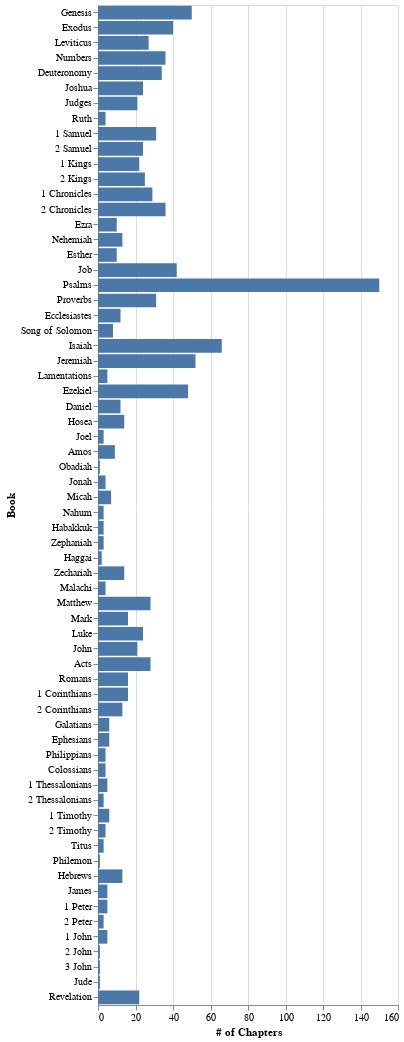

Here is the notebook cell this chart was saved with:
### Code cell
display(Markdown(f"### Chapters / Book"))

chart_chapter_count = (
    alt.Chart(chapter_count_per_book)
    .mark_bar()
    .encode(
        x=alt.X("# of Chapters:Q", title="# of Chapters"),
        y=alt.Y("Book:N", sort=books, title="Book"),
        tooltip=["Book", "# of Chapters"],
    )
    .properties(
                # title="# of Chapters per Book",
                width='container',
                height=1000)
    .interactive()
)
display(chart_chapter_count)

### Figure 1 — Vega-Lite specification as saved in the notebook (floating-point values rounded to 4 significant figures)
{"config": {"view": {"continuousWidth": 300, "continuousHeight": 300}}, "data": {"name": "data-ec59bb1e0afb5be272239902a4fa4b60"}, "mark": {"type": "bar"}, "encoding": {"tooltip": [{"field": "Book", "type": "nominal"}, {"field": "# of Chapters", "type": "quantitative"}], "x": {"field": "# of Chapters", "title": "# of Chapters", "type": "quantitative"}, "y": {"field": "Book", "sort": ["Genesis", "Exodus", "Leviticus", "Numbers", "Deuteronomy", "Joshua", "Judges", "Ruth", "1 Samuel", "2 Samuel", "1 Kings", "2 Kings", "1 Chronicles", "2 Chronicles", "Ezra", "Nehemiah", "Esther", "Job", "Psalms", "Proverbs", "Ecclesiastes", "Song of Solomon", "Isaiah", "Jeremiah", "Lamentations", "Ezekiel", "Daniel", "Hosea", "Joel", "Amos", "Obadiah", "Jonah", "Micah", "Nahum", "Habakkuk", "Zephaniah", "Haggai", "Zechariah", "Malachi", "Matthew", "Mark", "Luke", "John", "Acts", "Romans", "1 Corinthians", "2 Corinthians", "Galatians", "Ephesians", "Philippians", "Colossians", "1 Thessalonians", "2 Thessalonians", "1 Timothy", "2 Timothy", "Titus", "Philemon", "Hebrews", "James", "1 Peter", "2 Peter", "1 John", "2 John", "3 John", "Jude", "Revelation"], "title": "Book", "type": "nominal"}}, "height": 1000, "params": [{"name": "param_16", "select": {"type": "interval", "encodings": ["x", "y"]}, "bind": "scales"}], "width": "container", "$schema": "https://vega.github.io/schema/vega-lite/v5.20.1.json", "datasets": {"data-ec59bb1e0afb5be272239902a4fa4b60": [{"Book": "1 Chronicles", "# of Chapters": 29}, {"Book": "1 Corinthians", "# of Chapters": 16}, {"Book": "1 John", "# of Chapters": 5}, {"Book": "1 Kings", "# of Chapters": 22}, {"Book": "1 Peter", "# of Chapters": 5}, {"Book": "1 Samuel", "# of Chapters": 31}, {"Book": "1 Thessalonians", "# of Chapters": 5}, {"Book": "1 Timothy", "# of Chapters": 6}, {"Book": "2 Chronicles", "# of Chapters": 36}, {"Book": "2 Corinthians", "# of Chapters": 13}, {"Book": "2 John", "# of Chapters": 1}, {"Book": "2 Kings", "# of Chapters": 25}, {"Book": "2 Peter", "# of Chapters": 3}, {"Book": "2 Samuel", "# of Chapters": 24}, {"Book": "2 Thessalonians", "# of Chapters": 3}, {"Book": "2 Timothy", "# of Chapters": 4}, {"Book": "3 John", "# of Chapters": 1}, {"Book": "Acts", "# of Chapters": 28}, {"Book": "Amos", "# of Chapters": 9}, {"Book": "Colossians", "# of Chapters": 4}, {"Book": "Daniel", "# of Chapters": 12}, {"Book": "Deuteronomy", "# of Chapters": 34}, {"Book": "Ecclesiastes", "# of Chapters": 12}, {"Book": "Ephesians", "# of Chapters": 6}, {"Book": "Esther", "# of Chapters": 10}, {"Book": "Exodus", "# of Chapters": 40}, {"Book": "Ezekiel", "# of Chapters": 48}, {"Book": "Ezra", "# of Chapters": 10}, {"Book": "Galatians", "# of Chapters": 6}, {"Book": "Genesis", "# of Chapters": 50}, {"Book": "Habakkuk", "# of Chapters": 3}, {"Book": "Haggai", "# of Chapters": 2}, {"Book": "Hebrews", "# of Chapters": 13}, {"Book": "Hosea", "# of Chapters": 14}, {"Book": "Isaiah", "# of Chapters": 66}, {"Book": "James", "# of Chapters": 5}, {"Book": "Jeremiah", "# of Chapters": 52}, {"Book": "Job", "# of Chapters": 42}, {"Book": "Joel", "# of Chapters": 3}, {"Book": "John", "# of Chapters": 21}, {"Book": "Jonah", "# of Chapters": 4}, {"Book": "Joshua", "# of Chapters": 24}, {"Book": "Jude", "# of Chapters": 1}, {"Book": "Judges", "# of Chapters": 21}, {"Book": "Lamentations", "# of Chapters": 5}, {"Book": "Leviticus", "# of Chapters": 27}, {"Book": "Luke", "# of Chapters": 24}, {"Book": "Malachi", "# of Chapters": 4}, {"Book": "Mark", "# of Chapters": 16}, {"Book": "Matthew", "# of Chapters": 28}, {"Book": "Micah", "# of Chapters": 7}, {"Book": "Nahum", "# of Chapters": 3}, {"Book": "Nehemiah", "# of Chapters": 13}, {"Book": "Numbers", "# of Chapters": 36}, {"Book": "Obadiah", "# of Chapters": 1}, {"Book": "Philemon", "# of Chapters": 1}, {"Book": "Philippians", "# of Chapters": 4}, {"Book": "Proverbs", "# of Chapters": 31}, {"Book": "Psalms", "# of Chapters": 150}, {"Book": "Revelation", "# of Chapters": 22}, {"Book": "Romans", "# of Chapters": 16}, {"Book": "Ruth", "# of Chapters": 4}, {"Book": "Song of Solomon", "# of Chapters": 8}, {"Book": "Titus", "# of Chapters": 3}, {"Book": "Zechariah", "# of Chapters": 14}, {"Book": "Zephaniah", "# of Chapters": 3}]}}
